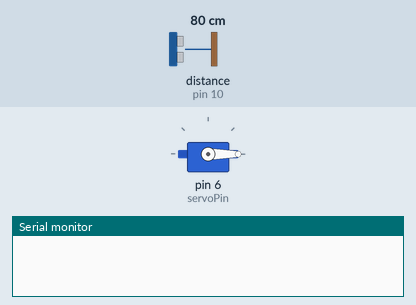
This sketch was run on a simulated Arduino Uno, built with avr-gcc and run on an emulated ATmega328P. Shown: servo, the last lines printed to the serial monitor. Wiring (inferred from the names in the program): ultrasonic range finder: trigger pin 9; echo pin 10. The inputs (shaded band) are chosen by the test bench; at power-on: distance to the obstacle (sensor on pin 10) 80 cm. The echo pulse lasts 58.3 µs per cm.

Above: at 1.2 s.
1.3 s: distance to the obstacle (sensor on pin 10) set to 23 cm
2.8 s: distance to the obstacle (sensor on pin 10) set to 19 cm
At 3.3 s:
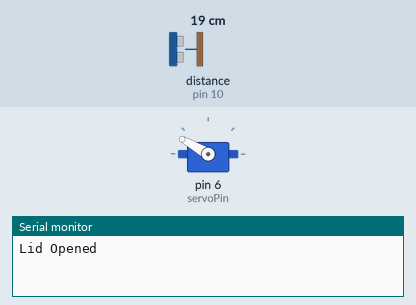
5.8 s: distance to the obstacle (sensor on pin 10) set to 35 cm
At 6.6 s:
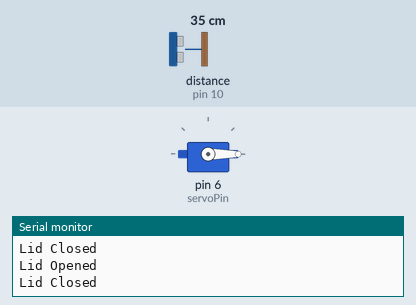
7.6 s: distance to the obstacle (sensor on pin 10) set to 2 cm
At 8.4 s:
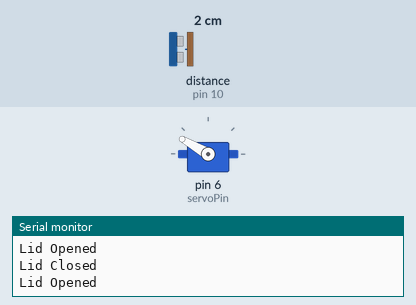
Timing chart, 0 to 11.6 s (numbered marks = the images above; inputs shaded):
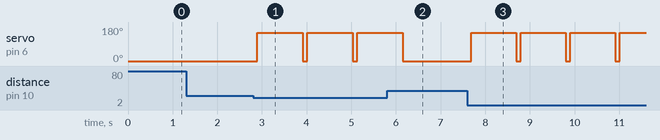

Measured:
- the behaviour switches between 21 and 20 cm on distance to the obstacle (sensor on pin 10) (found by bisection; images 0 and 1)
- after the input at 1.3 s, every drawn part: stays the same
- after the input at 2.8 s, servo on pin 6 (servoPin): alternates 150° for 1.0 s and 0° for 0.10 s, starting after 0.10 s
- after the input at 5.8 s, servo on pin 6 (servoPin): goes on until 6.2 s, then stays 0°
- after the input at 7.6 s, servo on pin 6 (servoPin): alternates 150° for 1.0 s and 0° for 0.10 s, starting after 0.09 s

The sketch:

Without_chattering.ino
```cpp
#include <Servo.h>

const int trigPin = 9;
const int echoPin = 10;
const int servoPin = 6;

Servo lidServo;

long duration;
int distance;
bool lidOpen = false;
unsigned long lastOpenTime = 0;
const unsigned long openDuration = 1000; // Time to keep lid open (1 second)
void setup() {
  pinMode(trigPin, OUTPUT);
  pinMode(echoPin, INPUT);
  lidServo.attach(servoPin);
  lidServo.write(0); // Initial position (closed)
  Serial.begin(9600);
}

void loop() {
  distance = getDistance();

  // If hand is detected within 20 cm
  if (distance > 0 && distance < 20 && !lidOpen) {
    lidServo.write(150); // Open lid
    lidOpen = true;
    lastOpenTime = millis();
    Serial.println("Lid Opened");
  }

  if (lidOpen && millis() - lastOpenTime > openDuration) {
    lidServo.write(0); // Close lid
    lidOpen = false;
    Serial.println("Lid Closed");
  }

  delay(100); // Small delay to prevent excessive sensor readings
}

int getDistance() {
  // Send ultrasonic pulse
  digitalWrite(trigPin, LOW);
  delayMicroseconds(2);
  digitalWrite(trigPin, HIGH);
  delayMicroseconds(10);
  digitalWrite(trigPin, LOW);

  // Read echo time
  duration = pulseIn(echoPin, HIGH, 30000); // 30ms timeout
  if (duration == 0) return -1; // Timeout, no object detected

  // Calculate distance in cm
  return duration * 0.034 / 2;
}
```
